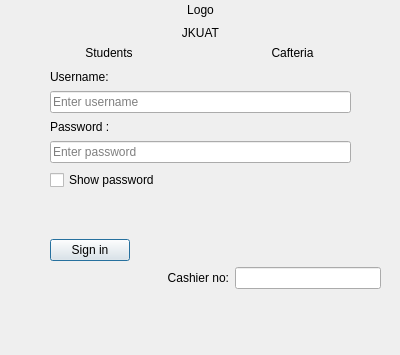
<?xml version="1.0" encoding="UTF-8"?>
<ui version="4.0">
 <class>LoginForm</class>
 <widget class="QDialog" name="LoginForm">
  <property name="geometry">
   <rect>
    <x>0</x>
    <y>0</y>
    <width>400</width>
    <height>355</height>
   </rect>
  </property>
  <property name="windowTitle">
   <string>Login</string>
  </property>
  <widget class="QWidget" name="gridLayoutWidget">
   <property name="geometry">
    <rect>
     <x>10</x>
     <y>0</y>
     <width>381</width>
     <height>344</height>
    </rect>
   </property>
   <layout class="QGridLayout" name="baseLayout">
    <property name="leftMargin">
     <number>10</number>
    </property>
    <property name="rightMargin">
     <number>10</number>
    </property>
    <property name="bottomMargin">
     <number>10</number>
    </property>
    <item row="0" column="0">
     <layout class="QHBoxLayout" name="horizontalLayout_2">
      <item>
       <spacer name="horizontalSpacer_2">
        <property name="orientation">
         <enum>Qt::Horizontal</enum>
        </property>
        <property name="sizeHint" stdset="0">
         <size>
          <width>40</width>
          <height>20</height>
         </size>
        </property>
       </spacer>
      </item>
      <item>
       <widget class="QLabel" name="jkuatLogo">
        <property name="text">
         <string>Logo</string>
        </property>
        <property name="alignment">
         <set>Qt::AlignCenter</set>
        </property>
       </widget>
      </item>
      <item>
       <spacer name="horizontalSpacer">
        <property name="orientation">
         <enum>Qt::Horizontal</enum>
        </property>
        <property name="sizeHint" stdset="0">
         <size>
          <width>40</width>
          <height>20</height>
         </size>
        </property>
       </spacer>
      </item>
     </layout>
    </item>
    <item row="2" column="0">
     <layout class="QHBoxLayout" name="horizontalLayout_3">
      <item>
       <widget class="QLabel" name="label_3">
        <property name="styleSheet">
         <string notr="true">font: 18pt &quot;PMingLiU-ExtB&quot;;</string>
        </property>
        <property name="text">
         <string>Students</string>
        </property>
        <property name="alignment">
         <set>Qt::AlignCenter</set>
        </property>
       </widget>
      </item>
      <item>
       <widget class="QLabel" name="label_4">
        <property name="styleSheet">
         <string notr="true">font: 18pt &quot;PMingLiU-ExtB&quot;;</string>
        </property>
        <property name="text">
         <string>Cafteria</string>
        </property>
        <property name="alignment">
         <set>Qt::AlignCenter</set>
        </property>
       </widget>
      </item>
     </layout>
    </item>
    <item row="3" column="0">
     <layout class="QVBoxLayout" name="verticalLayout">
      <property name="spacing">
       <number>7</number>
      </property>
      <property name="leftMargin">
       <number>30</number>
      </property>
      <property name="topMargin">
       <number>4</number>
      </property>
      <property name="rightMargin">
       <number>30</number>
      </property>
      <item>
       <widget class="QLabel" name="label_5">
        <property name="text">
         <string>Username:</string>
        </property>
       </widget>
      </item>
      <item>
       <widget class="QLineEdit" name="usernameInput">
        <property name="placeholderText">
         <string>Enter username</string>
        </property>
       </widget>
      </item>
      <item>
       <widget class="QLabel" name="label_6">
        <property name="text">
         <string>Password :</string>
        </property>
       </widget>
      </item>
      <item>
       <widget class="QLineEdit" name="passwordInput">
        <property name="placeholderText">
         <string>Enter password</string>
        </property>
       </widget>
      </item>
      <item>
       <widget class="QCheckBox" name="toggleShowPassword">
        <property name="text">
         <string>Show password</string>
        </property>
       </widget>
      </item>
      <item>
       <widget class="QLabel" name="error">
        <property name="styleSheet">
         <string notr="true">font: 10pt &quot;Small Fonts&quot;;
color: rgb(170, 0, 0);</string>
        </property>
        <property name="text">
         <string/>
        </property>
       </widget>
      </item>
      <item>
       <widget class="QLabel" name="success">
        <property name="styleSheet">
         <string notr="true">font: 10pt &quot;Small Fonts&quot;;
color: rgb(0, 85, 0);</string>
        </property>
        <property name="text">
         <string/>
        </property>
       </widget>
      </item>
      <item>
       <layout class="QHBoxLayout" name="horizontalLayout_4">
        <item>
         <widget class="QPushButton" name="loginBtn">
          <property name="text">
           <string>Sign in</string>
          </property>
         </widget>
        </item>
        <item>
         <spacer name="horizontalSpacer_3">
          <property name="orientation">
           <enum>Qt::Horizontal</enum>
          </property>
          <property name="sizeHint" stdset="0">
           <size>
            <width>40</width>
            <height>20</height>
           </size>
          </property>
         </spacer>
        </item>
       </layout>
      </item>
     </layout>
    </item>
    <item row="5" column="0">
     <spacer name="verticalSpacer">
      <property name="orientation">
       <enum>Qt::Vertical</enum>
      </property>
      <property name="sizeHint" stdset="0">
       <size>
        <width>20</width>
        <height>40</height>
       </size>
      </property>
     </spacer>
    </item>
    <item row="1" column="0">
     <widget class="QLabel" name="label_2">
      <property name="styleSheet">
       <string notr="true">font: 22pt &quot;PMingLiU-ExtB&quot;;</string>
      </property>
      <property name="text">
       <string>JKUAT</string>
      </property>
      <property name="alignment">
       <set>Qt::AlignCenter</set>
      </property>
     </widget>
    </item>
    <item row="4" column="0">
     <layout class="QHBoxLayout" name="horizontalLayout">
      <item>
       <spacer name="horizontalSpacer_4">
        <property name="orientation">
         <enum>Qt::Horizontal</enum>
        </property>
        <property name="sizeHint" stdset="0">
         <size>
          <width>40</width>
          <height>20</height>
         </size>
        </property>
       </spacer>
      </item>
      <item>
       <widget class="QLabel" name="label_7">
        <property name="text">
         <string>Cashier no:</string>
        </property>
        <property name="alignment">
         <set>Qt::AlignRight|Qt::AlignTrailing|Qt::AlignVCenter</set>
        </property>
       </widget>
      </item>
      <item>
       <widget class="QLineEdit" name="cashier_no">
        <property name="readOnly">
         <bool>true</bool>
        </property>
       </widget>
      </item>
     </layout>
    </item>
   </layout>
  </widget>
 </widget>
 <resources/>
 <connections/>
</ui>
